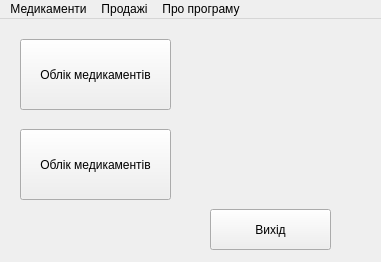
<?xml version="1.0" encoding="UTF-8"?>
<ui version="4.0">
 <class>MainWindow</class>
 <widget class="QMainWindow" name="MainWindow">
  <property name="windowModality">
   <enum>Qt::WindowModal</enum>
  </property>
  <property name="geometry">
   <rect>
    <x>0</x>
    <y>0</y>
    <width>381</width>
    <height>262</height>
   </rect>
  </property>
  <property name="sizePolicy">
   <sizepolicy hsizetype="Preferred" vsizetype="Preferred">
    <horstretch>0</horstretch>
    <verstretch>0</verstretch>
   </sizepolicy>
  </property>
  <property name="minimumSize">
   <size>
    <width>381</width>
    <height>262</height>
   </size>
  </property>
  <property name="maximumSize">
   <size>
    <width>381</width>
    <height>262</height>
   </size>
  </property>
  <property name="baseSize">
   <size>
    <width>0</width>
    <height>-31072</height>
   </size>
  </property>
  <property name="windowTitle">
   <string>Облік медикаментів</string>
  </property>
  <widget class="QWidget" name="centralWidget">
   <widget class="QPushButton" name="exitButton">
    <property name="geometry">
     <rect>
      <x>210</x>
      <y>190</y>
      <width>121</width>
      <height>41</height>
     </rect>
    </property>
    <property name="minimumSize">
     <size>
      <width>0</width>
      <height>0</height>
     </size>
    </property>
    <property name="text">
     <string>Вихід</string>
    </property>
   </widget>
   <widget class="QPushButton" name="medsZvit">
    <property name="geometry">
     <rect>
      <x>20</x>
      <y>20</y>
      <width>151</width>
      <height>71</height>
     </rect>
    </property>
    <property name="text">
     <string>Облік медикаментів</string>
    </property>
   </widget>
   <widget class="QPushButton" name="prodsZvit">
    <property name="geometry">
     <rect>
      <x>20</x>
      <y>110</y>
      <width>151</width>
      <height>71</height>
     </rect>
    </property>
    <property name="text">
     <string>Облік медикаментів</string>
    </property>
   </widget>
   <widget class="QLabel" name="label">
    <property name="enabled">
     <bool>true</bool>
    </property>
    <property name="geometry">
     <rect>
      <x>190</x>
      <y>20</y>
      <width>171</width>
      <height>161</height>
     </rect>
    </property>
    <property name="frameShape">
     <enum>QFrame::NoFrame</enum>
    </property>
    <property name="frameShadow">
     <enum>QFrame::Plain</enum>
    </property>
    <property name="text">
     <string/>
    </property>
    <property name="pixmap">
     <pixmap>BIXBau4Y_400x400.jpg</pixmap>
    </property>
    <property name="scaledContents">
     <bool>true</bool>
    </property>
    <property name="wordWrap">
     <bool>false</bool>
    </property>
   </widget>
   <widget class="QLabel" name="label_2">
    <property name="geometry">
     <rect>
      <x>190</x>
      <y>20</y>
      <width>171</width>
      <height>161</height>
     </rect>
    </property>
    <property name="text">
     <string/>
    </property>
    <property name="pixmap">
     <pixmap>BIXBau4Y_400x400.jpg</pixmap>
    </property>
    <property name="scaledContents">
     <bool>true</bool>
    </property>
   </widget>
  </widget>
  <widget class="QMenuBar" name="menuBar">
   <property name="geometry">
    <rect>
     <x>0</x>
     <y>0</y>
     <width>381</width>
     <height>21</height>
    </rect>
   </property>
   <property name="defaultUp">
    <bool>false</bool>
   </property>
   <widget class="QMenu" name="meds">
    <property name="title">
     <string>Медикаменти</string>
    </property>
   </widget>
   <widget class="QMenu" name="prods">
    <property name="title">
     <string>Продажі</string>
    </property>
   </widget>
   <widget class="QMenu" name="menu">
    <property name="title">
     <string>Про програму</string>
    </property>
   </widget>
   <addaction name="meds"/>
   <addaction name="prods"/>
   <addaction name="menu"/>
  </widget>
  <action name="action">
   <property name="text">
    <string>Медикаменти</string>
   </property>
  </action>
 </widget>
 <layoutdefault spacing="6" margin="11"/>
 <resources/>
 <connections/>
</ui>
